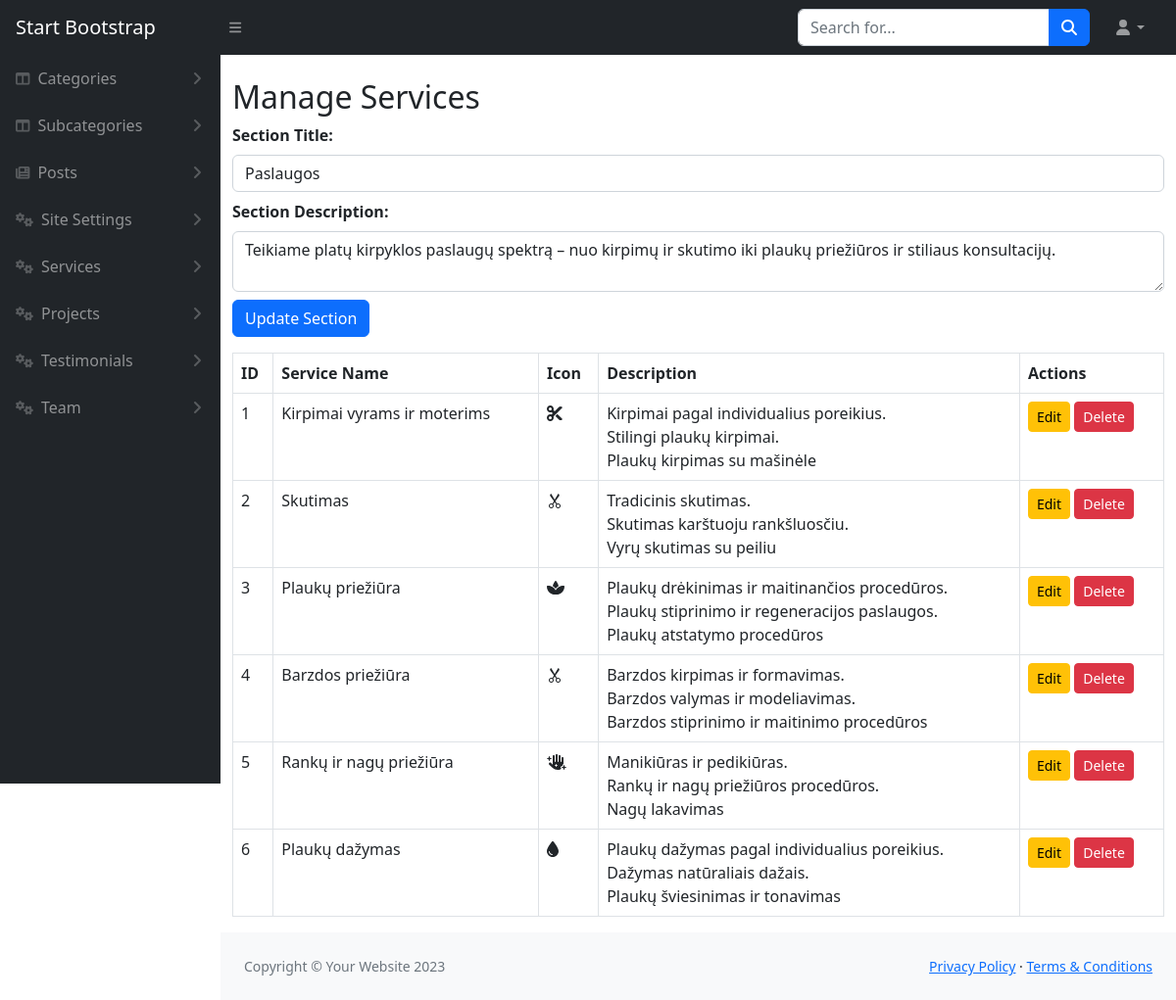
Screenshot of /admin/serviceView.php (signed in) with the database file from the repository.
### tables this page shows
CREATE TABLE `services` (
  `id` int(11) NOT NULL,
  `name` varchar(255) NOT NULL,
  `description` text DEFAULT NULL,
  `icon` varchar(255) DEFAULT NULL,
  `section_description` text DEFAULT NULL,
  `section_title` varchar(255) NOT NULL DEFAULT 'Our Services'
);

### admin/serviceView.php (the view, shortened to what this page needs)
<?php
include('../config/db.php');
$sectionQuery = mysqli_query($con, "SELECT section_title, section_description FROM services WHERE section_title IS NOT NULL LIMIT 1");
$sectionRow = mysqli_fetch_assoc($sectionQuery);
$sectionTitle = $sectionRow ? $sectionRow['section_title'] : "Our Services";
$sectionDescription = $sectionRow ? $sectionRow['section_description'] : "Teikiame platų kirpyklos paslaugų spektrą – nuo kirpimų ir skutimo iki plaukų priežiūros ir stiliaus konsultacijų.";
$services = mysqli_query($con, "SELECT * FROM services");
include('includes/header.php');
?>
<div class="container mt-4">
    <h2>Manage Services</h2>
    <form method="POST" class="mb-3">
        <label for="section_title" class="form-label"><strong>Section Title:</strong></label>
        <input type="text" name="section_title" class="form-control" value="<?= htmlspecialchars($sectionTitle) ?>" required>
        <label for="section_description" class="form-label mt-2"><strong>Section Description:</strong></label>
        <textarea name="section_description" class="form-control"><?= htmlspecialchars($sectionDescription) ?></textarea>
        <button type="submit" name="update_section" class="btn btn-primary mt-2">Update Section</button>
    </form>
    <table class="table table-bordered">
        <thead>
            <tr>
                <th>ID</th>
                <th>Service Name</th>
                <th>Icon</th>
                <th>Description</th>
                <th>Actions</th>
            </tr>
        </thead>
        <tbody>
            <?php while ($service = mysqli_fetch_assoc($services)): ?>
                <tr>
                    <td><?= $service['id'] ?></td>
                    <td><?= htmlspecialchars($service['name']) ?></td>
                    <td><i class="<?= htmlspecialchars($service['icon']) ?>"></i></td>
                    <td><?= nl2br(htmlspecialchars($service['description'])) ?></td>
                    <td>
                        <a href="edit_service.php?id=<?= $service['id'] ?>" class="btn btn-warning btn-sm">Edit</a>
                        <a href="delete_service.php?id=<?= $service['id'] ?>" class="btn btn-danger btn-sm" onclick="return confirm('Are you sure?')">Delete</a>
                    </td>
                </tr>
            <?php endwhile; ?>
        </tbody>
    </table>
</div>
<?php include('includes/footer.php'); ?>

### rows the page displays
services: section_title "Paslaugos", section_description "Teikiame platų kirpyklos paslaugų spektrą – nuo kirpimų ir skutimo iki plaukų priežiūros ir stiliaus konsultacijų.", id "1", name "Kirpimai vyrams ir moterims", description "Kirpimai pagal individualius poreikius. Stilingi plaukų kirpimai. Plaukų kirpimas su mašinėle"
services: id "2", name "Skutimas", description "Tradicinis skutimas. Skutimas karštuoju rankšluosčiu. Vyrų skutimas su peiliu"
services: id "3", name "Plaukų priežiūra", description "Plaukų drėkinimas ir maitinančios procedūros. Plaukų stiprinimo ir regeneracijos paslaugos. Plaukų atstatymo procedūros"
services: id "4", name "Barzdos priežiūra", description "Barzdos kirpimas ir formavimas. Barzdos valymas ir modeliavimas. Barzdos stiprinimo ir maitinimo procedūros"
services: id "5", name "Rankų ir nagų priežiūra", description "Manikiūras ir pedikiūras. Rankų ir nagų priežiūros procedūros. Nagų lakavimas"
services: id "6", name "Plaukų dažymas", description "Plaukų dažymas pagal individualius poreikius. Dažymas natūraliais dažais. Plaukų šviesinimas ir tonavimas"
